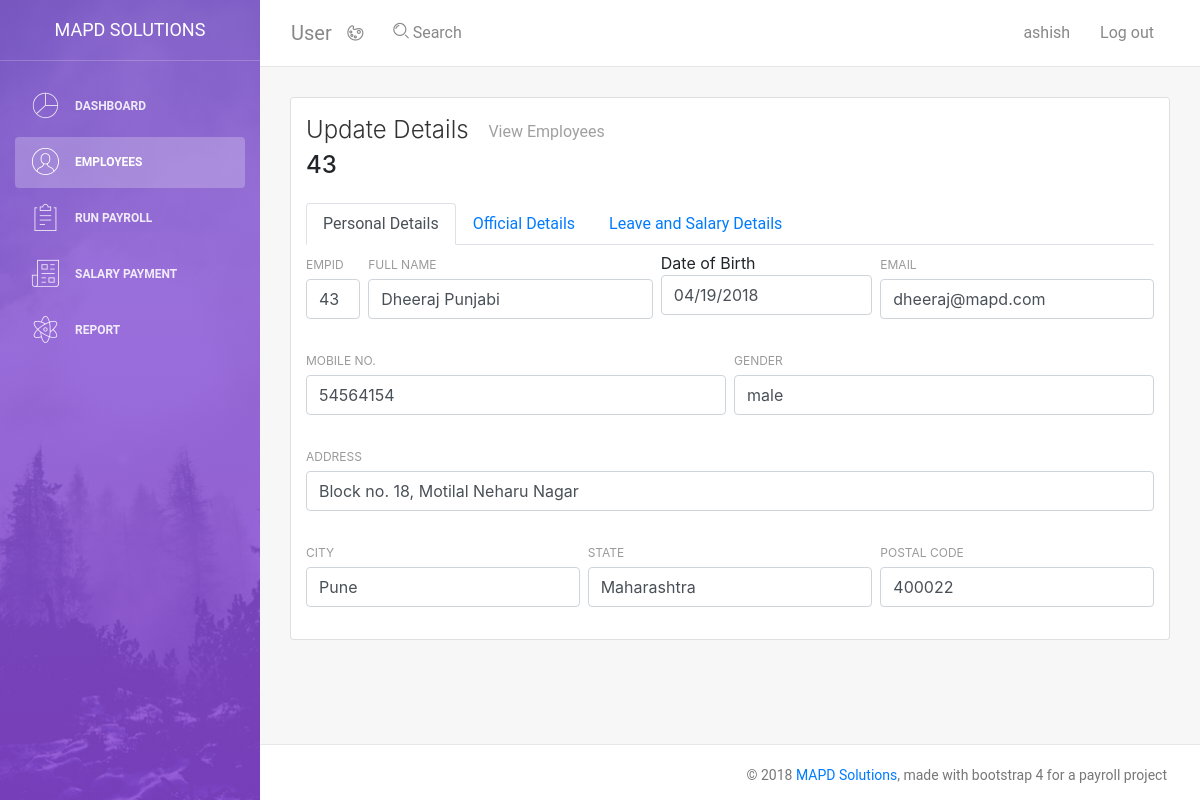
The page /edit_employee.php?id=43 (signed in) on the database its author committed.
### tables this page shows
CREATE TABLE IF NOT EXISTS `employees` (
  `empid` int(11) NOT NULL AUTO_INCREMENT,
  `full_name` varchar(100) NOT NULL,
  `dob` varchar(12) NOT NULL,
  `email` varchar(30) NOT NULL,
  `mobile_no` varchar(15) NOT NULL,
  `gender` varchar(7) NOT NULL,
  `address` varchar(100) NOT NULL,
  `city` varchar(15) NOT NULL,
  `state` varchar(15) NOT NULL,
  `postal` varchar(50) NOT NULL,
  `admin_user` int(11) NOT NULL,
  `doj` varchar(12) NOT NULL,
  `acc_no` varchar(16) NOT NULL,
  `department` varchar(30) NOT NULL,
  `designation` varchar(20) NOT NULL,
  `leaves_alloted` int(2) NOT NULL,
  `ctc` int(11) NOT NULL,
  `basic` double(12,2) DEFAULT NULL,
  `hr` float NOT NULL,
  `pf` float NOT NULL,
  `medical` float NOT NULL,
  `travel` float NOT NULL,
  PRIMARY KEY (`empid`),
  KEY `FK_products_1` (`admin_user`)
);

### edit_employee.php (the view, shortened to what this page needs)
<?php
include 'config.php';
?>
<?php
$id = $_GET['id'];
$sql = "SELECT * FROM employees WHERE empid = $id";
$res = mysqli_query($link, $sql);
if (mysqli_num_rows($res) > 0) {
while($ret = mysqli_fetch_assoc($res)) {
    $emid = $ret['empid'];
    $fullname = $ret['full_name'];
	$dob = $ret['dob'];
	$email = $ret['email'];
    $mob_no = $ret['mobile_no'];
	$gender = $ret['gender'];
	$address = $ret['address'];
    $city = $ret['city'];
	$state = $ret['state'];
	$postal = $ret['postal'];
    }
}
?>
<!DOCTYPE html>
<html lang="en">
<head>
    <link rel="stylesheet" href="https://maxcdn.bootstrapcdn.com/font-awesome/latest/css/font-awesome.min.css" />
    <link href="assets/css/bootstrap.min.css" rel="stylesheet" />
    <link href="assets/css/light-bootstrap-dashboard.css?v=2.0.1" rel="stylesheet" />
    <link href="assets/css/demo.css" rel="stylesheet" />
    <link rel="stylesheet" href="https://maxcdn.bootstrapcdn.com/bootstrap/4.0.0/css/bootstrap.min.css">
    <link href="https://cdn.jsdelivr.net/npm/gijgo@1.9.4/combined/css/gijgo.min.css" rel="stylesheet" type="text/css" />
</head>
<body>
    <div class="wrapper">
        <div class="sidebar" data-image="assets/img/sidebar-5.jpg">
            <div class="sidebar-wrapper">
                <div class="logo">
                    <a href="#" class="simple-text">
                        MAPD SOLUTIONS
                    </a>
                </div>
                <ul class="nav">
                    <li>
                        <a class="nav-link" href="dashboard.php">
                            <i class="nc-icon nc-chart-pie-35"></i>
                            <p>Dashboard</p>
                        </a>
                    </li>
                    <li class="nav-item active">
                        <a class="nav-link" href="./employee.php">
                            <i class="nc-icon nc-circle-09"></i>
                            <p>Employees</p>
                        </a>
                    </li>
                    <li>
                        <a class="nav-link" href="./run_payroll.php">
                            <i class="nc-icon nc-notes"></i>
                            <p>Run Payroll</p>
                        </a>
                    </li>
                    <li>
                        <a class="nav-link" href="./salary_payment.php">
                            <i class="nc-icon nc-paper-2"></i>
                            <p>Salary Payment</p>
                        </a>
                    </li>
                    <li>
                        <a class="nav-link" href="./report.php">
                            <i class="nc-icon nc-atom"></i>
                            <p>Report</p>
                        </a>
                    </li>
                </ul>
            </div>
        </div>
        <div class="main-panel">
            <nav class="navbar navbar-expand-lg " color-on-scroll="500">
                <div class=" container-fluid  ">
                    <a class="navbar-brand" href="#pablo"> User </a>
                    <div class="collapse navbar-collapse justify-content-end" id="navigation">
                        <ul class="nav navbar-nav mr-auto">
                            <li class="nav-item">
                                <a href="#" class="nav-link" data-toggle="dropdown">
                                    <i class="nc-icon nc-palette"></i>
                                </a>
                            </li>
                            <li class="nav-item">
                                <a href="#" class="nav-link">
                                    <i class="nc-icon nc-zoom-split"></i>
                                    <span class="d-lg-block">&nbsp;Search</span>
                                </a>
                            </li>
                        </ul>
                        <ul class="navbar-nav ml-auto">
                            <li class="nav-item">
                                <a class="nav-link" href="#pablo">
                                    <span class="no-icon"><?php echo htmlspecialchars($_SESSION['username']); ?></span>
                                </a>
                            </li>
                            <li class="nav-item">
                                <a class="nav-link" href="logout.php">
                                    <span class="no-icon">Log out</span>
                                </a>
                            </li>
                        </ul>
                    </div>
                </div>
            </nav>
            <div class="content">
                <div class="container-fluid">
                    <div class="row">
                        <div class="col-md-12">
                            <div class="card">
                                <div class="card-header">
                                    <h4 class="card-title">Update Details <a href="employee.php"><button type="button" class="btn">View Employees</button></a></h4><h4><?php echo $id;?></h4>
                                </div>
                                <div class="card-body">
                                    <ul class="nav nav-tabs" id="myTab" role="tablist">
                                        <li class="nav-item">
                                            <a class="nav-link active" id="home-tab" data-toggle="tab" href="#personal" role="tab" aria-controls="home" aria-selected="true">Personal Details</a>
                                        </li>
                                        <li class="nav-item">
                                            <a class="nav-link" id="profile-tab" data-toggle="tab" href="#official" role="tab" aria-controls="profile" aria-selected="false">Official Details</a>
                                        </li>
                                        <li class="nav-item">
                                            <a class="nav-link" id="contact-tab" data-toggle="tab" href="#salary" role="tab" aria-controls="contact" aria-selected="PF and ESI">Leave and Salary Details</a>
                                        </li>
                                    </ul>
                                    <div class="tab-content" id="myTabContent">
                                <div class="tab-pane fade show active" id="personal" role="tabpanel" aria-labelledby="home-tab">
                                    <form action="edit_employee.php" method="post">
                                        <div class="row">
                                            <div class="col-md-1 pr-1">
                                                <div class="form-group">
                                                    <label>EmpId</label>
                                                    <input type="text" class="form-control" name="emid" value="<?php echo $emid; ?>">
                                                </div>
                                            </div>
                                            <div class="col-md-4 px-1">
                                                <div class="form-group">
                                                    <label>Full Name</label>
                                                    <input type="text" class="form-control" placeholder="Full Name" name="fullname" value="<?php echo $fullname; ?>">
                                                </div>
                                            </div>
                                            <div class="col-md-3 px-1">
                                                <div class="form-group">
                                                    <labe>Date of Birth</label>
                                                    <input type="text" id="datepickerp" class="form-control" placeholder="Date of Birth" name="dob" value="<?php echo $dob; ?>">
                                                </div>
                                            </div>
                                            <div class="col-md-4 pl-1">
                                                <div class="form-group">
                                                    <label for="exampleInputEmail1">Email</label>
                                                    <input type="email" class="form-control" placeholder="Email" name="email" value="<?php echo $email; ?>">
                                                </div>
                                            </div>
                                        </div>
                                        <div class="row">
                                            <div class="col-md-6 pr-1">
                                                <div class="form-group">
                                                    <label>Mobile No.</label>
                                                    <input type="text" class="form-control" placeholder="Mabile No." name="mob_no" value="<?php echo $mob_no; ?>">
                                                </div>
                                            </div>
                                            <div class="col-md-6 pl-1">
                                                <div class="form-group">
                                                    <label>Gender</label>
                                                    <input type="text" class="form-control" placeholder="Gender" name="gender" value="<?php echo $gender; ?>">
                                                </div>
                                            </div>
                                        </div>
                                        <div class="row">
                                            <div class="col-md-12">
                                                <div class="form-group">
                                                    <label>Address</label>
                                                    <input type="text" class="form-control" placeholder="Flat/Block/Street/Area" name="address" value="<?php echo $address; ?>">
                                                </div>
                                            </div>
                                        </div>
                                        <div class="row">
                                            <div class="col-md-4 pr-1">
                                                <div class="form-group">
                                                    <label>City</label>
                                                    <input type="text" class="form-control" placeholder="City" name="city" value="<?php echo $city; ?>">
                                                </div>
                                            </div>
                                            <div class="col-md-4 px-1">
                                                <div class="form-group">
                                                    <label>State</label>
                                                    <input type="text" class="form-control" placeholder="State" name="state" value="<?php echo $state; ?>">
                                                </div>
                                            </div>
                                            <div class="col-md-4 pl-1">
                                                <div class="form-group">
                                                    <label>Postal Code</label>
                                                    <input type="number" class="form-control" placeholder="ZIP Code" name="postal" value="<?php echo $postal; ?>">
                                                </div>
                                            </div>
                                        </div>
                                    </div>
                                    </div>
                                </div>
                            </div>
                        </div>
                    </div>
                </div>
            </div>
            <footer class="footer">
                <div class="container">
                    <nav>
                        <p class="copyright text-center">
                            ©
                            <a href="#">MAPD Solutions</a>, made with bootstrap 4 for a payroll project
                        </p>
                    </nav>
                </div>
            </footer>
        </div>
    </div>
</body>
</html>

### rows shown on the page
employees: emid "43", fullname "Dheeraj Punjabi", dob "04/19/2018", email "dheeraj@mapd.com", mob_no "54564154", gender "male", address "Block no. 18, Motilal Neharu Nagar", city "Pune", state "Maharashtra", postal "400022"

### other values the page prints
$_SESSION['username'] "ashish"
$id "43"
